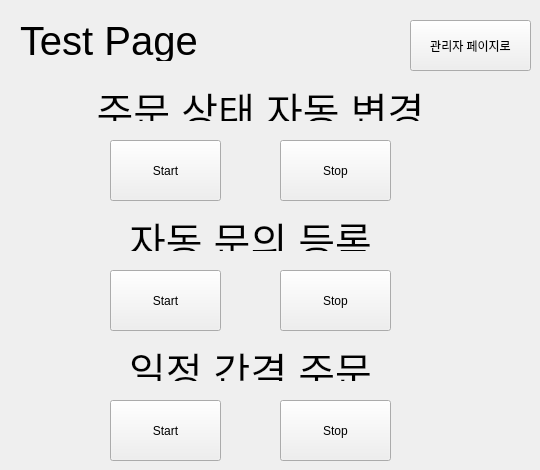
   <widget class="QWidget" name="page_11">
    <widget class="QLabel" name="label_2">
     <property name="geometry">
      <rect>
       <x>20</x>
       <y>20</y>
       <width>191</width>
       <height>41</height>
      </rect>
     </property>
     <property name="font">
      <font>
       <pointsize>30</pointsize>
      </font>
     </property>
     <property name="text">
      <string>Test Page</string>
     </property>
    </widget>
    <widget class="QLabel" name="label_3">
     <property name="geometry">
      <rect>
       <x>80</x>
       <y>80</y>
       <width>361</width>
       <height>41</height>
      </rect>
     </property>
     <property name="font">
      <font>
       <pointsize>30</pointsize>
      </font>
     </property>
     <property name="text">
      <string>&lt;html&gt;&lt;head/&gt;&lt;body&gt;&lt;p align=&quot;center&quot;&gt;주문 상태 자동 변경&lt;/p&gt;&lt;/body&gt;&lt;/html&gt;</string>
     </property>
    </widget>
    <widget class="QPushButton" name="order_status_start_btn">
     <property name="geometry">
      <rect>
       <x>110</x>
       <y>140</y>
       <width>111</width>
       <height>61</height>
      </rect>
     </property>
     <property name="text">
      <string>Start</string>
     </property>
    </widget>
    <widget class="QPushButton" name="order_status_stop_btn">
     <property name="geometry">
      <rect>
       <x>280</x>
       <y>140</y>
       <width>111</width>
       <height>61</height>
      </rect>
     </property>
     <property name="text">
      <string>Stop</string>
     </property>
    </widget>
    <widget class="QLabel" name="label_5">
     <property name="geometry">
      <rect>
       <x>70</x>
       <y>210</y>
       <width>361</width>
       <height>41</height>
      </rect>
     </property>
     <property name="font">
      <font>
       <pointsize>30</pointsize>
      </font>
     </property>
     <property name="text">
      <string>&lt;html&gt;&lt;head/&gt;&lt;body&gt;&lt;p align=&quot;center&quot;&gt;자동 문의 등록&lt;/p&gt;&lt;/body&gt;&lt;/html&gt;</string>
     </property>
    </widget>
    <widget class="QPushButton" name="qna_stop_btn">
     <property name="geometry">
      <rect>
       <x>280</x>
       <y>270</y>
       <width>111</width>
       <height>61</height>
      </rect>
     </property>
     <property name="text">
      <string>Stop</string>
     </property>
    </widget>
    <widget class="QPushButton" name="qna_start_btn">
     <property name="geometry">
      <rect>
       <x>110</x>
       <y>270</y>
       <width>111</width>
       <height>61</height>
      </rect>
     </property>
     <property name="text">
      <string>Start</string>
     </property>
    </widget>
    <widget class="QLabel" name="label_6">
     <property name="geometry">
      <rect>
       <x>70</x>
       <y>340</y>
       <width>361</width>
       <height>41</height>
      </rect>
     </property>
     <property name="font">
      <font>
       <pointsize>30</pointsize>
      </font>
     </property>
     <property name="text">
      <string>&lt;html&gt;&lt;head/&gt;&lt;body&gt;&lt;p align=&quot;center&quot;&gt;일정 간격 주문&lt;/p&gt;&lt;/body&gt;&lt;/html&gt;</string>
     </property>
    </widget>
    <widget class="QPushButton" name="order_stop_btn">
     <property name="geometry">
      <rect>
       <x>280</x>
       <y>400</y>
       <width>111</width>
       <height>61</height>
      </rect>
     </property>
     <property name="text">
      <string>Stop</string>
     </property>
    </widget>
    <widget class="QPushButton" name="order_start_btn">
     <property name="geometry">
      <rect>
       <x>110</x>
       <y>400</y>
       <width>111</width>
       <height>61</height>
      </rect>
     </property>
     <property name="text">
      <string>Start</string>
     </property>
    </widget>
    <widget class="QPushButton" name="admin_page_btn_11">
     <property name="geometry">
      <rect>
       <x>410</x>
       <y>20</y>
       <width>121</width>
       <height>51</height>
      </rect>
     </property>
     <property name="text">
      <string>관리자 페이지로</string>
     </property>
    </widget>
   </widget>
